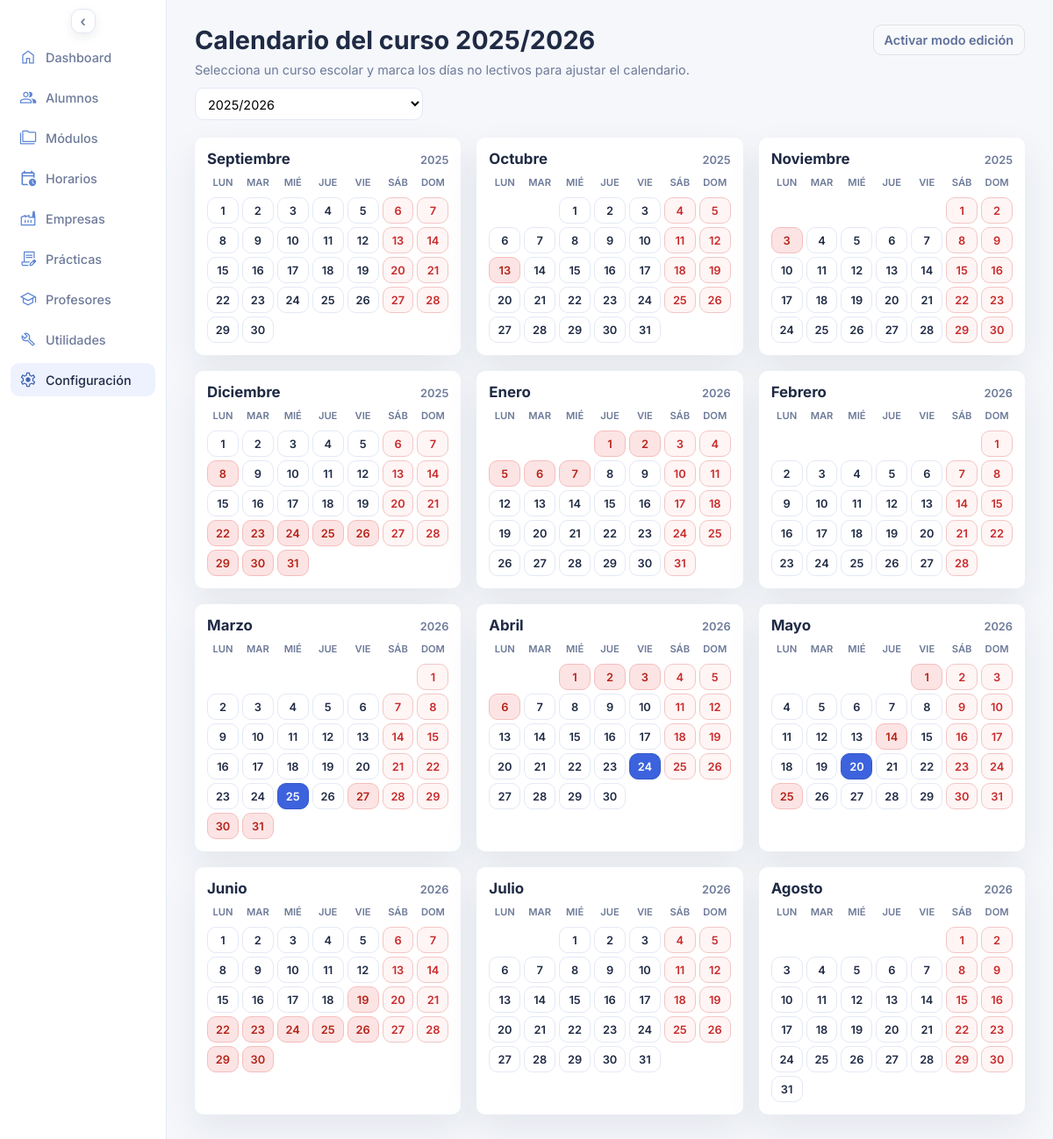
Page /calendario.php on the committed database.
### tables this page shows
CREATE TABLE `cursos_escolares` (
  `id_curso_escolar` int UNSIGNED NOT NULL,
  `curso_escolar` varchar(60) NOT NULL,
  `activo` tinyint(1) NOT NULL DEFAULT '0'
);

CREATE TABLE `meses` (
  `id_mes` int UNSIGNED NOT NULL,
  `mes` varchar(60) NOT NULL,
  `orden` tinyint(1) NOT NULL DEFAULT '0'
);

### calendario.php (the view, shortened to what this page needs)
<?php
$pdo = db();
$courses = $pdo->query('SELECT id_curso_escolar, curso_escolar, activo FROM cursos_escolares ORDER BY activo DESC, curso_escolar DESC')->fetchAll();
$active_course = $courses[0] ?? null;
$selected_course_id = isset($_GET['curso_id']) ? (int) $_GET['curso_id'] : 0;
$selected_course = null;
if (!$selected_course) {
  $selected_course = $active_course;
  $selected_course_id = $selected_course['id_curso_escolar'] ?? 0;
}
$course_label = $selected_course['curso_escolar'] ?? 'Curso activo';
$years = array_map('intval', explode('/', $course_label));
$start_year = $years[0] ?? (int) date('Y');
$end_year = $years[1] ?? ($start_year + 1);
$months = $pdo->query('SELECT id_mes, mes FROM meses ORDER BY orden')->fetchAll();
$no_lectivos = $pdo->query('SELECT fecha FROM no_lectivos')->fetchAll(PDO::FETCH_COLUMN);
$no_lectivos_lookup = array_fill_keys($no_lectivos, true);
$tutorias = $pdo->query('SELECT fecha FROM tutorias')->fetchAll(PDO::FETCH_COLUMN);
$tutorias_lookup = array_fill_keys($tutorias, true);
function course_year_for_month(int $month_number, int $start_year, int $end_year): int {
  return $month_number >= 9 ? $start_year : $end_year;
}
?>
<!DOCTYPE html>
<html lang="es">
<head>
  <link rel="stylesheet" href="assets/styles.css">
</head>
<body>
  <div class="page">
    <?php require __DIR__ . '/includes/sidebar.php'; ?>
    <main class="content">
      <header class="header">
        <div>
          <h1>Calendario del curso <?php echo htmlspecialchars($course_label, ENT_QUOTES, 'UTF-8'); ?></h1>
          <p class="subheading">Selecciona un curso escolar y marca los días no lectivos para ajustar el calendario.</p>
          <form method="get" class="calendar-select-form">
            <label class="calendar-select">
              <select name="curso_id" onchange="this.form.submit()">
                <?php foreach ($courses as $course): ?>
                  <option value="<?php echo (int) $course['id_curso_escolar']; ?>" <?php echo $course['id_curso_escolar'] === $selected_course_id ? 'selected' : ''; ?>>
                    <?php echo htmlspecialchars($course['curso_escolar'], ENT_QUOTES, 'UTF-8'); ?>
                  </option>
                <?php endforeach; ?>
              </select>
            </label>
          </form>
        </div>
        <div class="header-actions">
          <button class="edit-toggle" type="button" id="editToggle">Activar modo edición</button>
        </div>
      </header>
      <section class="calendar-grid">
        <?php foreach ($months as $month): ?>
          <?php
            $month_number = (int) $month['id_mes'];
            $month_year = course_year_for_month($month_number, $start_year, $end_year);
            $first_day = new DateTime(sprintf('%04d-%02d-01', $month_year, $month_number));
            $days_in_month = (int) $first_day->format('t');
            $weekday_start = (int) $first_day->format('N');
          ?>
          <article class="calendar-month">
            <header class="calendar-month-title">
              <h3><?php echo htmlspecialchars($month['mes'], ENT_QUOTES, 'UTF-8'); ?></h3>
              <span><?php echo $month_year; ?></span>
            </header>
            <div class="calendar-weekdays">
              <span>Lun</span>
              <span>Mar</span>
              <span>Mié</span>
              <span>Jue</span>
              <span>Vie</span>
              <span>Sáb</span>
              <span>Dom</span>
            </div>
            <div class="calendar-days">
              <?php for ($i = 1; $i < $weekday_start; $i++): ?>
                <div class="calendar-day is-empty"></div>
              <?php endfor; ?>
              <?php for ($day = 1; $day <= $days_in_month; $day++): ?>
                <?php
                  $date_value = sprintf('%04d-%02d-%02d', $month_year, $month_number, $day);
                  $day_of_week = (int) (new DateTime($date_value))->format('N');
                  $is_weekend = $day_of_week >= 6;
                  $is_no_lectivo = isset($no_lectivos_lookup[$date_value]);
                  $is_tutoria = isset($tutorias_lookup[$date_value]);
                  $classes = ['calendar-day'];
                  if ($is_weekend) {
                    $classes[] = 'is-weekend';
                  }
                  if ($is_no_lectivo && !$is_tutoria) {
                    $classes[] = 'is-nonlectivo';
                  }
                  if ($is_tutoria) {
                    $classes[] = 'is-tutoria';
                  }
                ?>
                <button
                  class="<?php echo implode(' ', $classes); ?>"
                  type="button"
                  data-date="<?php echo $date_value; ?>"
                  data-nonlectivo="<?php echo $is_no_lectivo ? '1' : '0'; ?>"
                  data-tutoria="<?php echo $is_tutoria ? '1' : '0'; ?>"
                  aria-label="<?php echo $date_value; ?>"
                >
                  <?php echo $day; ?>
                </button>
              <?php endfor; ?>
            </div>
          </article>
        <?php endforeach; ?>
      </section>
    </main>
  </div>
</body>
</html>

### rows in the picture
cursos_escolares: curso_escolar "2025/2026"
meses: mes "Septiembre", id_mes.curso_escolar "2025"
meses: mes "Octubre", id_mes.curso_escolar "2025"
meses: mes "Noviembre", id_mes.curso_escolar "2025"
meses: mes "Diciembre", id_mes.curso_escolar "2025"
meses: mes "Enero", id_mes.curso_escolar "2026"
meses: mes "Febrero", id_mes.curso_escolar "2026"
meses: mes "Marzo", id_mes.curso_escolar "2026"
meses: mes "Abril", id_mes.curso_escolar "2026"
meses: mes "Mayo", id_mes.curso_escolar "2026"
meses: mes "Junio", id_mes.curso_escolar "2026"
meses: mes "Julio", id_mes.curso_escolar "2026"
meses: mes "Agosto", id_mes.curso_escolar "2026"

### other values in the picture
$item['label'] "Dashboard"
$item['label'] "Alumnos"
$item['label'] "Módulos"
$item['label'] "Horarios"
$item['label'] "Empresas"
$item['label'] "Prácticas"
$item['label'] "Profesores"
$item['label'] "Utilidades"
$item['label'] "Configuración"
form field curso_id "2025/2026"
